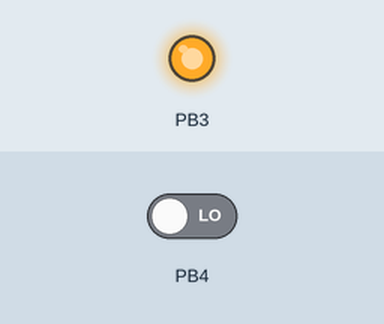
The sketch below on a simulated ATtiny85, built with avr-gcc and run on an emulated ATtiny85. Parts: output pins drawn as LEDs (lit = HIGH). Inputs (shaded band) come from the test bench; at power-on: PB4 LOW.

Above: at 0.1 s.
At 1.1 s:
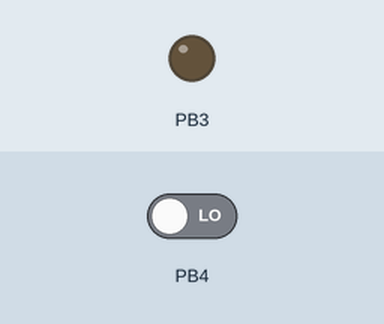
Timing chart, 0 to 2.6 s (numbered marks = the images above):
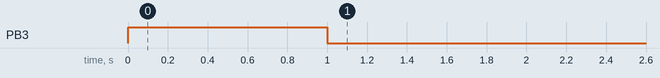

Measured:
- by itself, PB3: HIGH → LOW at 1.0 s

The sketch:

attiny85-uart-proxy.ino
```cpp
void setup() {
  DDRB |= (1 << PB3);
  DDRB &= ~(1 << PB4);
  PORTB |= (1 << PB3);
  delay(1000);
}

void loop() {
  cli();
  for(;;) {
    if (PINB & (1 << PB4)) {
      PORTB |= (1 << PB3);
    } else {
      PORTB &= ~(1 << PB3);
    }
  }
}
```
